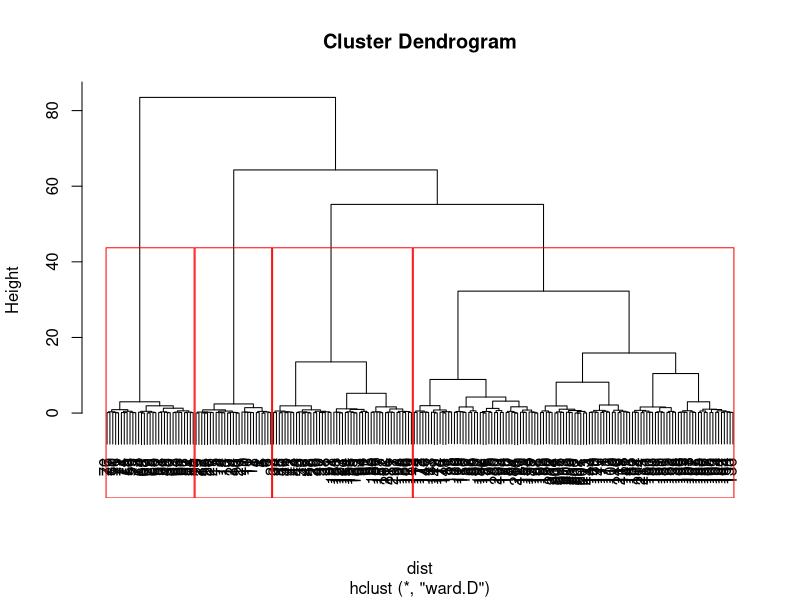

Write the R code that produced this figure.
library(readr)
ester <- read_delim("ester.txt",";", escape_double = FALSE, trim_ws = TRUE)
View(ester)

#--------------------------------------------------------------------------
# STANDARDIZE THE VARIABLES! So all can be on the same relative unit
# It prevents variables having large influence due to larger values
# Calculate the number of standard deviation each observation is from the mean
# (Variable - mean(variable)) / Standard deviation (variable)
ester.stand <- scale(ester[-3]) # -3 eliminates the id N variable

summary(ester)
summary(ester.stand)

#--------------------------------------------------------------------------
# Calculate Euclidean distance between the observations
dist <- dist(ester.stand, method = "euclidean")

# Run cluster - Ward's method
efit <- hclust(dist, method = "ward")

# Create dendogram to determine # of clusters
plot(efit)

# Cut tree halfway up the y-axis
grps <- cutree(efit, k=4)

# Display cutoff on the dendrogram
rect.hclust(efit, k=4, border="red")

# Evaluate algorithm
table(grps, ester$N)

# Cluster 4 includes 28 observations from group N=2 and 112 observations from group N=4.
# grps   1   2   3   4
# 1     27   0   0   0
# 2      0  21   0  28
# 3      0   0  31   0
# 4      0   0   0 112